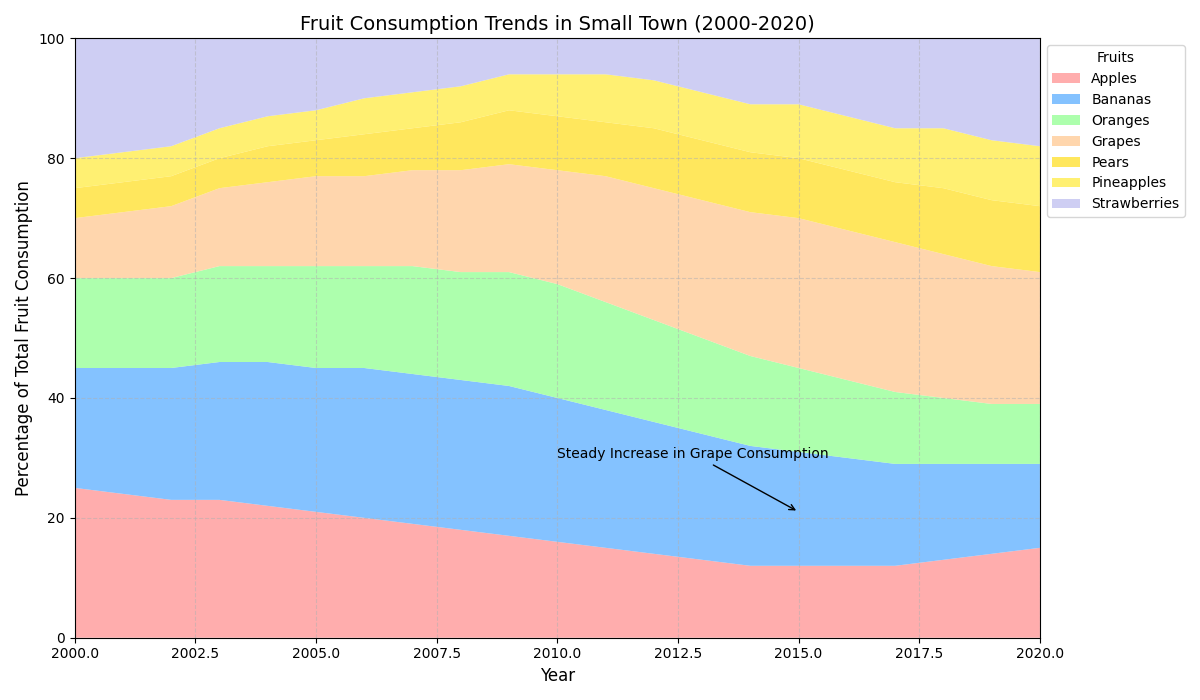

Reproduce this figure in Python.
import matplotlib.pyplot as plt
import numpy as np

years = np.arange(2000, 2021)

apples = np.array([25, 24, 23, 23, 22, 21, 20, 19, 18, 17, 16, 15, 14, 13, 12, 12, 12, 12, 13, 14, 15])
bananas = np.array([20, 21, 22, 23, 24, 24, 25, 25, 25, 25, 24, 23, 22, 21, 20, 19, 18, 17, 16, 15, 14])
oranges = np.array([15, 15, 15, 16, 16, 17, 17, 18, 18, 19, 19, 18, 17, 16, 15, 14, 13, 12, 11, 10, 10])
grapes = np.array([10, 11, 12, 13, 14, 15, 15, 16, 17, 18, 19, 21, 22, 23, 24, 25, 25, 25, 24, 23, 22])
pears = np.array([5, 5, 5, 5, 6, 6, 7, 7, 8, 9, 9, 9, 10, 10, 10, 10, 10, 10, 11, 11, 11])
pineapples = np.array([5, 5, 5, 5, 5, 5, 6, 6, 6, 6, 7, 8, 8, 8, 8, 9, 9, 9, 10, 10, 10])
strawberries = 100 - (apples + bananas + oranges + grapes + pears + pineapples)

fig, ax = plt.subplots(figsize=(12, 7))

ax.stackplot(years, apples, bananas, oranges, grapes, pears, pineapples, strawberries, 
             labels=['Apples', 'Bananas', 'Oranges', 'Grapes', 'Pears', 'Pineapples', 'Strawberries'], 
             colors=['#ff9999','#66b3ff','#99ff99','#ffcc99','#ffe135','#ffed4f', '#c2c2f0'], alpha=0.8)

ax.set_title('Fruit Consumption Trends in Small Town (2000-2020)', fontsize=14, loc='center')
ax.set_xlabel('Year', fontsize=12)
ax.set_ylabel('Percentage of Total Fruit Consumption', fontsize=12)
ax.legend(loc='upper left', bbox_to_anchor=(1, 1), title='Fruits')
ax.set_xlim(years.min(), years.max())
ax.set_ylim(0, 100)
ax.grid(True, linestyle='--', alpha=0.5)

ax.annotate('Steady Increase in Grape Consumption', xy=(2015, 21), xytext=(2010, 30),
            arrowprops=dict(facecolor='black', arrowstyle='->'), fontsize=10)

plt.tight_layout()
plt.show()
